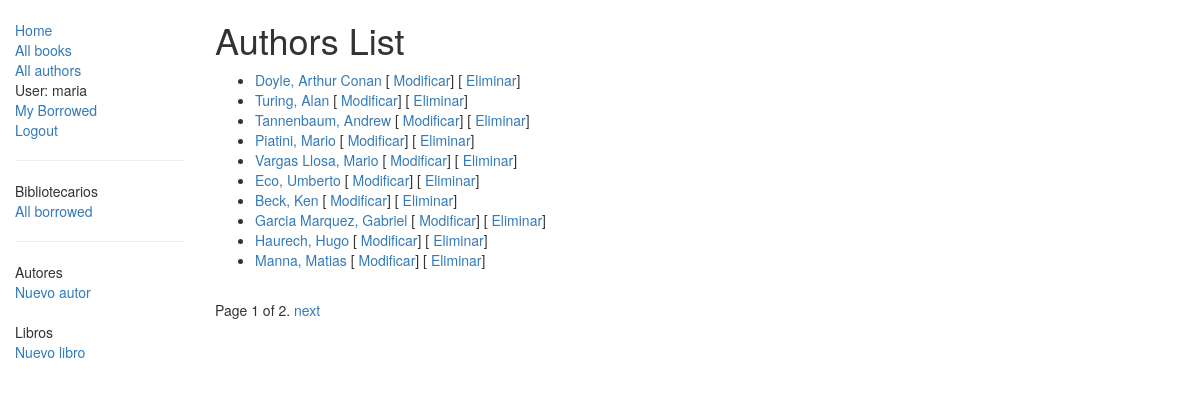
/catalog/authors/ (signed in), run on the app's committed database.
### catalog/models.py (models this page shows)
class Author(models.Model):
    first_name = models.CharField(max_length=100)
    last_name = models.CharField(max_length=100)
    date_of_birth = models.DateField(null=True, blank=True)
    date_of_death = models.DateField('died', null=True, blank=True)
    def get_absolute_url(self):
        return reverse('author-detail', args=[str(self.id)])
    def __str__(self):
        return '{0}, {1}'.format(self.last_name, self.first_name)
    class Meta:
        ordering = ['-id']
        permissions = (
            ("can_add_mod_del_authors", "Add, modify or delete authors"),
        )

### catalog/views.py (the view)
class AuthorListView(LoginRequiredMixin, generic.ListView):
    model = Author
    template_name = 'author_list.html'
    paginate_by = 10
    def get_queryset(self):
        return Author.objects.all()
    def get_context_data(self, **kwargs):
        context = super(AuthorListView, self).get_context_data(**kwargs)
        return context

### catalog/templates/catalog/author_list.html
{% extends "base_generic.html" %}
{% block content %}
    <h1>Authors List</h1>
    {% if author_list %}
    <ul>
      {% for author in author_list %}
      <li>
        <a href="{{ author.get_absolute_url }}"> {{ author }}</a>
        {% if perms.catalog.can_add_mod_del_authors %}
          [<a href="{% url 'author_update' author.pk %}"> Modificar</a>]
          [<a href="{% url 'author_delete' author.pk %}"> Eliminar</a>]
        {% endif %}
      </li>
      {% endfor %}
    </ul>
    {% else %}
      <p>There are no authors registered in the library.</p>
    {% endif %}
{% endblock %}

### catalog/templates/base_generic.html (shortened to what this page needs)
<!DOCTYPE html>
<html lang="en">
<head>
    <link rel="stylesheet" href="https://maxcdn.bootstrapcdn.com/bootstrap/3.3.7/css/bootstrap.min.css">
    {% load static %}
    <link rel="stylesheet" href="{% static 'css/styles.css' %}">
</head>
<body>
    <div class="container-fluid">
        <div class="row">
            <div class="col-sm-2">
                {% block sidebar %}
                <ul class="sidebar-nav">
                    <li><a href="{% url 'index' %}">Home</a></li>
                    <li><a href="{% url 'books' %}">All books</a></li>
                    <li><a href="{% url 'authors' %}">All authors</a></li>
                    {% if user.is_authenticated %}
                    <li>User: {{ user.get_username }}</li>
                    <li><a href="{% url 'my-borrowed' %}">My Borrowed</a></li>
                    <li><a href="{% url 'logout'%}?next={{request.path}}">Logout</a></li>
                    {% else %}
                    <li><a href="{% url 'login'%}?next={{request.path}}">Login</a></li>
                    {% endif %}
                    {% if user.is_authenticated and perms.catalog.can_mark_returned %}
                        <hr />
                        <ul class="sidebar-nav">
                        <li>Bibliotecarios</li>
                        <li><a href="{% url 'all-borrowed' %}">All borrowed</a></li>
                        </ul>
                    {% endif %}
                    {% if user.is_authenticated and perms.catalog.can_add_mod_del_authors and perms.catalog.can_add_mod_del_books %}
                        <hr />
                        <ul class="sidebar-nav">
                        <li>Autores</li>
                        <li><a href="{% url 'author_create' %}">Nuevo autor</a></li>
                        <br>
                        <li>Libros</li>
                        <li><a href="{% url 'book_create' %}">Nuevo libro</a></li>
                        </ul>
                    {% endif %}
                </ul>
                {% endblock %}
            </div>
            <div class="col-sm-10 ">
                {% block content %}{% endblock %}
                {% block pagination %}
                {% if is_paginated %}
                <div class="pagination">
                    <span class="page-links">
                        <span class="page-current">
                            Page {{ page_obj.number }} of {{ page_obj.paginator.num_pages }}.
                        </span>
                        {% if page_obj.has_next %}
                        <a href="{{ request.path }}?page={{ page_obj.next_page_number }}">next</a>
                        {% endif %}
                    </span>
                </div>
                {% endif %}
                {% endblock %}
            </div>
        </div>
    </div>
</body>
</html>

### catalog/static/css/styles.css (style rules this page uses)
.sidebar-nav { margin-top: 20px; padding: 0; list-style: none; }

### data on the page
Author: last_name+first_name "Doyle, Arthur Conan"
Author: last_name+first_name "Turing, Alan"
Author: last_name+first_name "Tannenbaum, Andrew"
Author: last_name+first_name "Piatini, Mario"
Author: last_name+first_name "Vargas Llosa, Mario"
Author: last_name+first_name "Eco, Umberto"
Author: last_name+first_name "Beck, Ken"
Author: last_name+first_name "Garcia Marquez, Gabriel"
Author: last_name+first_name "Haurech, Hugo"
Author: last_name+first_name "Manna, Matias"

### other printed values
{{ user.get_username }} "maria"
{{ page_obj.number }} "1"
{{ page_obj.paginator.num_pages }} "2"
